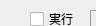
    <widget class="QWidget" name="page_2" >
     <property name="geometry" >
      <rect>
       <x>0</x>
       <y>0</y>
       <width>96</width>
       <height>26</height>
      </rect>
     </property>
     <attribute name="label" >
      <string>黒線の両側で色が違う</string>
     </attribute>
     <widget class="QLineEdit" name="lineEditItem3Gain" >
      <property name="geometry" >
       <rect>
        <x>90</x>
        <y>80</y>
        <width>113</width>
        <height>20</height>
       </rect>
      </property>
     </widget>
     <widget class="QLabel" name="label_7" >
      <property name="geometry" >
       <rect>
        <x>90</x>
        <y>60</y>
        <width>111</width>
        <height>21</height>
       </rect>
      </property>
      <property name="frameShape" >
       <enum>QFrame::Panel</enum>
      </property>
      <property name="frameShadow" >
       <enum>QFrame::Sunken</enum>
      </property>
      <property name="text" >
       <string>ゲイン</string>
      </property>
      <property name="alignment" >
       <set>Qt::AlignCenter|Qt::AlignHCenter|Qt::AlignLeading|Qt::AlignLeft|Qt::AlignVCenter</set>
      </property>
     </widget>
     <widget class="QCheckBox" name="checkBoxItem3Enabled" >
      <property name="geometry" >
       <rect>
        <x>30</x>
        <y>10</y>
        <width>76</width>
        <height>18</height>
       </rect>
      </property>
      <property name="text" >
       <string>実行</string>
      </property>
     </widget>
     <widget class="QSpinBox" name="spinBoxItem3LengthLow" >
      <property name="geometry" >
       <rect>
        <x>90</x>
        <y>30</y>
        <width>91</width>
        <height>22</height>
       </rect>
      </property>
      <property name="maximum" >
       <number>99999</number>
      </property>
     </widget>
     <widget class="QLabel" name="label_8" >
      <property name="geometry" >
       <rect>
        <x>90</x>
        <y>10</y>
        <width>91</width>
        <height>21</height>
       </rect>
      </property>
      <property name="frameShape" >
       <enum>QFrame::Panel</enum>
      </property>
      <property name="frameShadow" >
       <enum>QFrame::Sunken</enum>
      </property>
      <property name="text" >
       <string>長さの下限</string>
      </property>
      <property name="alignment" >
       <set>Qt::AlignCenter|Qt::AlignHCenter|Qt::AlignLeading|Qt::AlignLeft|Qt::AlignVCenter</set>
      </property>
     </widget>
    </widget>
